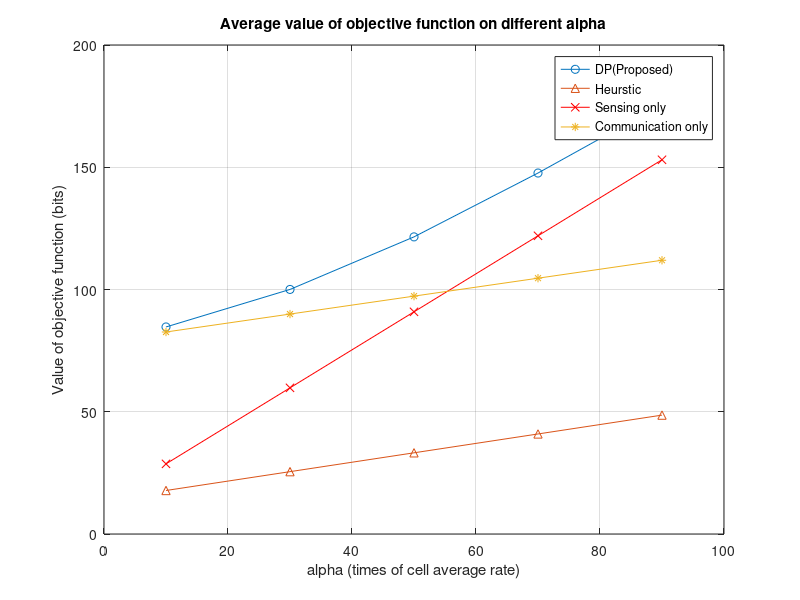
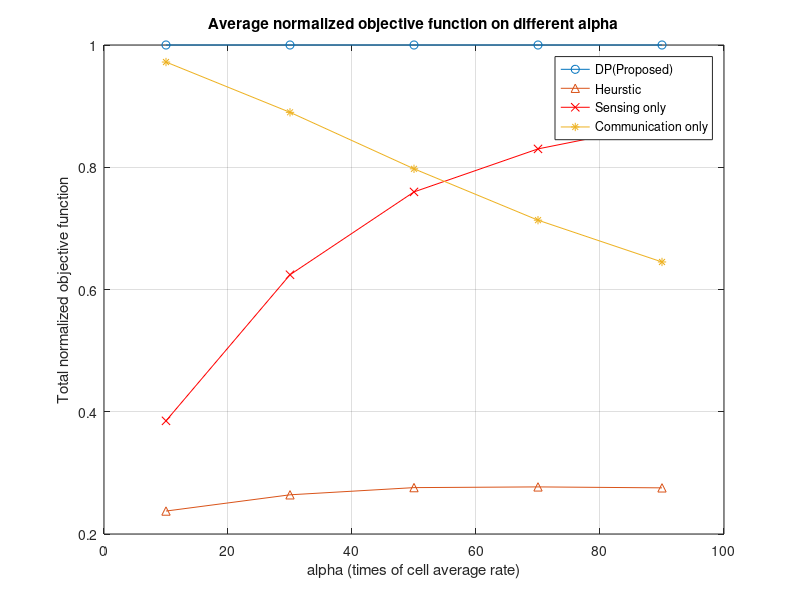
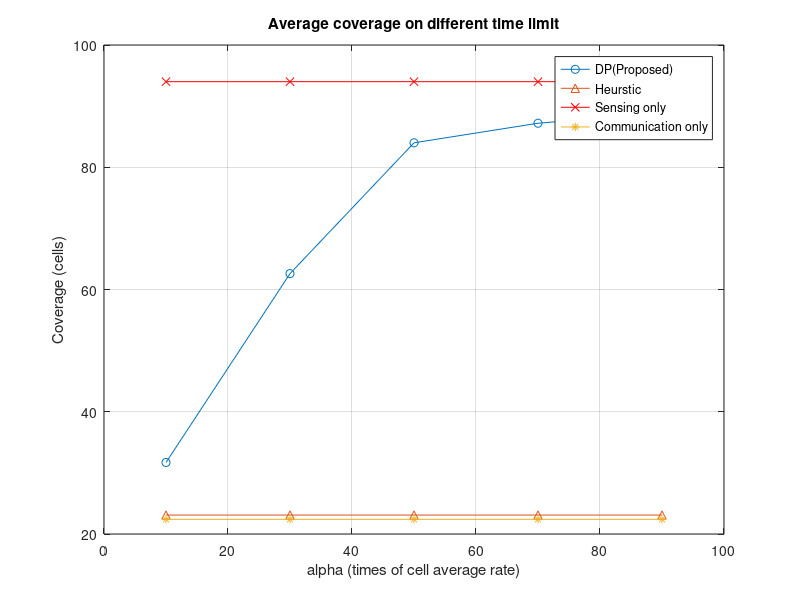
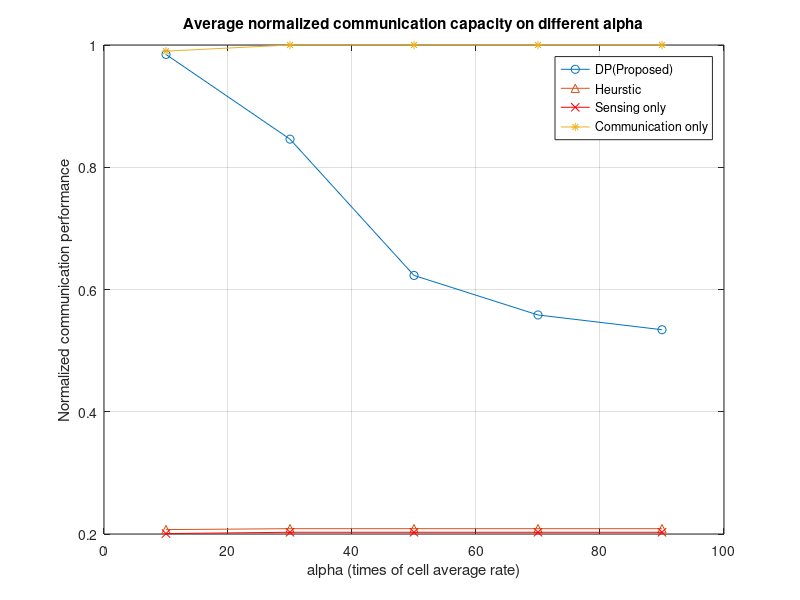

The MATLAB script that drew these images, in order:
clear all
close all
load('single_alpha10.mat')

mean_comm_rate_dp=mean(comm_rate_dp_matrix);
mean_comm_rate_sens=mean(comm_rate_sens_matrix);
mean_comm_rate_comm=mean(comm_rate_comm_matrix);
mean_comm_rate_heu=mean(comm_rate_heu_matrix);




figure()
plot(alpha_row, mean_rate_dp, '-o');
hold on
plot(alpha_row, mean_rate_heu, '-^');
plot(alpha_row, mean_rate_sens, 'r-x');
plot(alpha_row, mean_rate_comm, '-*');
ylabel('Value of objective function (bits)')
xlabel('alpha (times of cell average rate)')
grid on
legend('DP(Proposed)', 'Heurstic', 'Sensing only', 'Communication only')
title("Average value of objective function on different alpha")

figure()
plot(alpha_row, mean_rate_dp_normalized, '-o');
hold on
plot(alpha_row, mean_rate_heu_normalized, '-^');
plot(alpha_row, mean_rate_sens_normalized, 'r-x');
plot(alpha_row, mean_rate_comm_normalized, '-*');
xlabel('alpha (times of cell average rate)')
ylabel('Total normalized objective function')
grid on
legend('DP(Proposed)', 'Heurstic', 'Sensing only', 'Communication only')
title("Average normalized objective function on different alpha")

figure()
plot(alpha_row, mean_N_SAR_dp, '-o');
hold on
plot(alpha_row, mean_N_SAR_heu, '-^');
plot(alpha_row, mean_N_SAR_sens, 'r-x');
plot(alpha_row, mean_N_SAR_comm, '-*');
ylabel('Coverage (cells)')
xlabel('alpha (times of cell average rate)')
title("Average coverage on different time limit")
grid on
legend('DP(Proposed)', 'Heurstic', 'Sensing only', 'Communication only')

figure()
plot(alpha_row, mean_comm_rate_dp_normalized, '-o');
hold on
plot(alpha_row, mean_comm_rate_heu_normalized, '-^');
plot(alpha_row, mean_comm_rate_sens_nomalized, 'r-x');
plot(alpha_row, mean_comm_rate_comm_normalized, '-*');
xlabel('alpha (times of cell average rate)')
ylabel('Normalized communication performance')
title("Average normalized communication capacity on different alpha")
grid on
legend('DP(Proposed)', 'Heurstic', 'Sensing only', 'Communication only')

figure()
plot(alpha_row, mean_comm_rate_dp, '-o');
hold on
plot(alpha_row, mean_comm_rate_heu, '-^');
plot(alpha_row, mean_comm_rate_sens, 'r-x');
plot(alpha_row, mean_comm_rate_comm, '-*');
xlabel('alpha (times of cell average rate)')
ylabel('Communication performance (bits)')
title("Average communication capacity on different alpha")
grid on
legend('DP(Proposed)', 'Heurstic', 'Sensing only', 'Communication only')